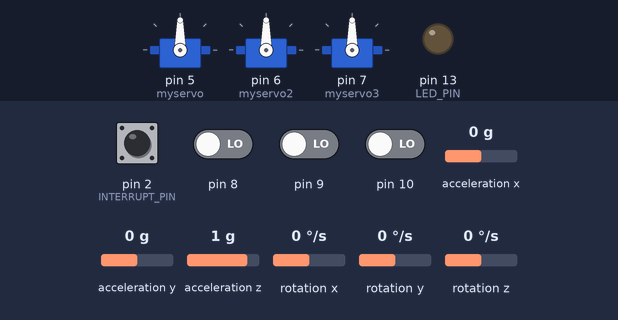
Bench run of a sketch on a simulated Arduino Uno, built with avr-gcc and run on an emulated ATmega328P. Parts: 3 × servo, output pins drawn as LEDs (lit = HIGH). Inputs (shaded band) come from the test bench; at power-on: pin 2 (INTERRUPT_PIN), pin 8–10 LOW, acceleration x 0 g, acceleration y 0 g, acceleration z 1 g, rotation x 0 °/s, rotation y 0 °/s, rotation z 0 °/s. The sensor or clock chip raises its interrupt line as the real part does; what the sketch prints to the serial monitor is not drawn.

Above: at 0.1 s.
At 0.7 s:
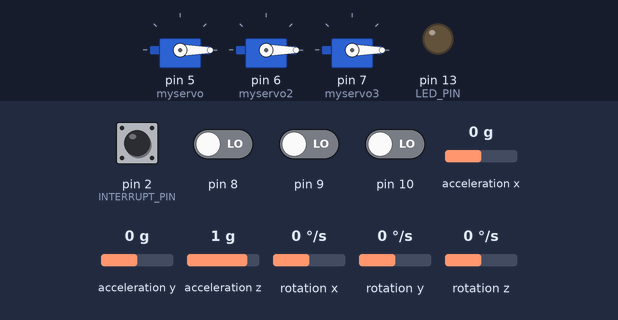
At 98.39 s:
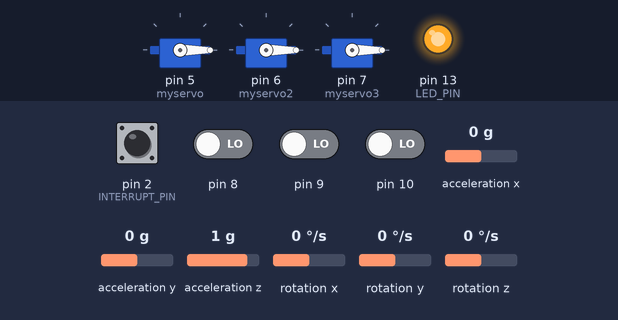
Timing chart, 0 to 98.7 s (numbered marks = the images above):
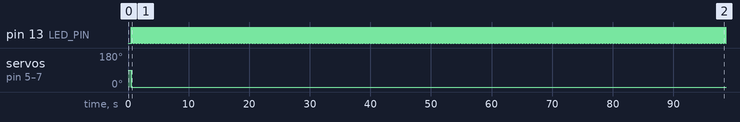

The sketch:

code.ino
```cpp
#include "I2Cdev.h"

#include "MPU6050_6Axis_MotionApps20.h"
//#include "MPU6050.h" // not necessary if using MotionApps include file

// Arduino Wire library is required if I2Cdev I2CDEV_ARDUINO_WIRE implementation
// is used in I2Cdev.h
#if I2CDEV_IMPLEMENTATION == I2CDEV_ARDUINO_WIRE
    #include "Wire.h"
#endif

#include <Servo.h>
byte last_channel_1, last_channel_2, last_channel_3, last_channel_4;
int receiver_input_1, receiver_input_2, receiver_input_3, receiver_input_4;
unsigned long timer_1, timer_2, timer_3, timer_4, current_time;
float channel = 1515;
float channel2 = 1485;
float channel3 = 1100;
float a,b,c,d,e,f;

Servo myservo;
Servo myservo2;// create servo object to control a servo
Servo myservo3;
// class default I2C address is 0x68
// specific I2C addresses may be passed as a parameter here
// AD0 low = 0x68 (default for SparkFun breakout and InvenSense evaluation board)
// AD0 high = 0x69
MPU6050 mpu;
//MPU6050 mpu(0x69); // <-- use for AD0 high

/* =========================================================================
   NOTE: In addition to connection 3.3v, GND, SDA, and SCL, this sketch
   depends on the MPU-6050's INT pin being connected to the Arduino's
   external interrupt #0 pin. On the Arduino Uno and Mega 2560, this is
   digital I/O pin 2.
 * ========================================================================= */

/* =========================================================================
   NOTE: Arduino v1.0.1 with the Leonardo board generates a compile error
   when using Serial.write(buf, len). The Teapot output uses this method.
   The solution requires a modification to the Arduino USBAPI.h file, which
   is fortunately simple, but annoying. This will be fixed in the next IDE
   release. For more info, see these links:

   http://arduino.cc/forum/index.php/topic,109987.0.html
   http://code.google.com/p/arduino/issues/detail?id=958
 * ========================================================================= */


// uncomment "OUTPUT_READABLE_QUATERNION" if you want to see the actual
// quaternion components in a [w, x, y, z] format (not best for parsing
// on a remote host such as Processing or something though)
//#define OUTPUT_READABLE_QUATERNION

// uncomment "OUTPUT_READABLE_EULER" if you want to see Euler angles
// (in degrees) calculated from the quaternions coming from the FIFO.
// Note that Euler angles suffer from gimbal lock (for more info, see
// http://en.wikipedia.org/wiki/Gimbal_lock)
//#define OUTPUT_READABLE_EULER

// uncomment "OUTPUT_READABLE_YAWPITCHROLL" if you want to see the yaw/
// pitch/roll angles (in degrees) calculated from the quaternions coming
// from the FIFO. Note this also requires gravity vector calculations.
// Also note that yaw/pitch/roll angles suffer from gimbal lock (for
// more info, see: http://en.wikipedia.org/wiki/Gimbal_lock)
#define OUTPUT_READABLE_YAWPITCHROLL

// uncomment "OUTPUT_READABLE_REALACCEL" if you want to see acceleration
// components with gravity removed. This acceleration reference frame is
// not compensated for orientation, so +X is always +X according to the
// sensor, just without the effects of gravity. If you want acceleration
// compensated for orientation, us OUTPUT_READABLE_WORLDACCEL instead.
//#define OUTPUT_READABLE_REALACCEL

// uncomment "OUTPUT_READABLE_WORLDACCEL" if you want to see acceleration
// components with gravity removed and adjusted for the world frame of
// reference (yaw is relative to initial orientation, since no magnetometer
// is present in this case). Could be quite handy in some cases.
//#define OUTPUT_READABLE_WORLDACCEL

// uncomment "OUTPUT_TEAPOT" if you want output that matches the
// format used for the InvenSense teapot demo
//#define OUTPUT_TEAPOT


#define INTERRUPT_PIN 2  // use pin 2 on Arduino Uno & most boards
#define LED_PIN 13 // (Arduino is 13, Teensy is 11, Teensy++ is 6)
#define SERVO_PIN 5// use pin 5 for servo control
bool blinkState = false;

// MPU control/status vars
bool dmpReady = false;  // set true if DMP init was successful
uint8_t mpuIntStatus;   // holds actual interrupt status byte from MPU
uint8_t devStatus;      // return status after each device operation (0 = success, !0 = error)
uint16_t packetSize;    // expected DMP packet size (default is 42 bytes)
uint16_t fifoCount;     // count of all bytes currently in FIFO
uint8_t fifoBuffer[64]; // FIFO storage buffer

// orientation/motion vars
Quaternion q;           // [w, x, y, z]         quaternion container
VectorInt16 aa;         // [x, y, z]            accel sensor measurements
VectorInt16 aaReal;     // [x, y, z]            gravity-free accel sensor measurements
VectorInt16 aaWorld;    // [x, y, z]            world-frame accel sensor measurements
VectorFloat gravity;    // [x, y, z]            gravity vector
float euler[3];         // [psi, theta, phi]    Euler angle container
float ypr[3];           // [yaw, pitch, roll]   yaw/pitch/roll container and gravity vector

// packet structure for InvenSense teapot demo
uint8_t teapotPacket[14] = { '$', 0x02, 0,0, 0,0, 0,0, 0,0, 0x00, 0x00, '\r', '\n' };


// ================================================================
// ===               INTERRUPT DETECTION ROUTINE                ===
// ================================================================

volatile bool mpuInterrupt = false;     // indicates whether MPU interrupt pin has gone high
void dmpDataReady() {
    mpuInterrupt = true;
}


// ================================================================
// ===                      INITIAL SETUP                       ===
// ================================================================

void setup() {

  PCICR |= (1 << PCIE0);                                                    //Set PCIE0 to enable PCMSK0 scan.
  PCMSK0 |= (1 << PCINT0);                                                  //Set PCINT0 (digital input 8) to trigger an interrupt on state change.
  PCMSK0 |= (1 << PCINT1);                                                  //Set PCINT1 (digital input 9)to trigger an interrupt on state change.
  PCMSK0 |= (1 << PCINT2);                                                  //Set PCINT2 (digital input 10)to trigger an interrupt on state change.
    myservo.attach(5);
    myservo.write(90);
 myservo2.attach(6);
    myservo2.write(90);
    myservo3.attach(7);
    myservo3.write(90);

    // join I2C bus (I2Cdev library doesn't do this automatically)
    #if I2CDEV_IMPLEMENTATION == I2CDEV_ARDUINO_WIRE
        Wire.begin();
        Wire.setClock(400000); // 400kHz I2C clock. Comment this line if having compilation difficulties
    #elif I2CDEV_IMPLEMENTATION == I2CDEV_BUILTIN_FASTWIRE
        Fastwire::setup(400, true);
    #endif

    // initialize serial communication
    // (115200 chosen because it is required for Teapot Demo output, but it's
    // really up to you depending on your project)
    Serial.begin(115200);
    while (!Serial); // wait for Leonardo enumeration, others continue immediately

    // NOTE: 8MHz or slower host processors, like the Teensy @ 3.3v or Ardunio
    // Pro Mini running at 3.3v, cannot handle this baud rate reliably due to
    // the baud timing being too misaligned with processor ticks. You must use
    // 38400 or slower in these cases, or use some kind of external separate
    // crystal solution for the UART timer.

    // initialize device
    Serial.println(F("Initializing I2C devices..."));
    mpu.initialize();
    pinMode(INTERRUPT_PIN, INPUT);

    // verify connection
    Serial.println(F("Testing device connections..."));
    Serial.println(mpu.testConnection() ? F("MPU6050 connection successful") : F("MPU6050 connection failed"));

    // wait for ready


    // load and configure the DMP
    Serial.println(F("Initializing DMP..."));
    devStatus = mpu.dmpInitialize();

    // supply your own gyro offsets here, scaled for min sensitivity
    mpu.setXGyroOffset(220);
    mpu.setYGyroOffset(76);
    mpu.setZGyroOffset(-85);
    mpu.setZAccelOffset(1788); // 1688 factory default for my test chip

    // make sure it worked (returns 0 if so)
    if (devStatus == 0) {
        // turn on the DMP, now that it's ready
        Serial.println(F("Enabling DMP..."));
        mpu.setDMPEnabled(true);

        // enable Arduino interrupt detection
        Serial.println(F("Enabling interrupt detection (Arduino external interrupt 0)..."));
        attachInterrupt(digitalPinToInterrupt(INTERRUPT_PIN), dmpDataReady, RISING);
        mpuIntStatus = mpu.getIntStatus();

        // set our DMP Ready flag so the main loop() function knows it's okay to use it
        Serial.println(F("DMP ready! Waiting for first interrupt..."));
        dmpReady = true;

        // get expected DMP packet size for later comparison
        packetSize = mpu.dmpGetFIFOPacketSize();
    } else {
        // ERROR!
        // 1 = initial memory load failed
        // 2 = DMP configuration updates failed
        // (if it's going to break, usually the code will be 1)
        Serial.print(F("DMP Initialization failed (code "));
        Serial.print(devStatus);
        Serial.println(F(")"));
    }

    // configure LED for output
    pinMode(LED_PIN, OUTPUT);
}


// ================================================================
// ===                    MAIN PROGRAM LOOP                     ===
// ================================================================

void loop() {
    // if programming failed, don't try to do anything
    if (!dmpReady) return;

    // wait for MPU interrupt or extra packet(s) available
    while (!mpuInterrupt && fifoCount < packetSize) {
        // other program behavior stuff here
        // .
        // .
        // .
        // if you are really paranoid you can frequently test in between other
        // stuff to see if mpuInterrupt is true, and if so, "break;" from the
        // while() loop to immediately process the MPU data
        // .
        // .
        // .
    }

    // reset interrupt flag and get INT_STATUS byte
    mpuInterrupt = false;
    mpuIntStatus = mpu.getIntStatus();

    // get current FIFO count
    fifoCount = mpu.getFIFOCount();

    // check for overflow (this should never happen unless our code is too inefficient)
    if ((mpuIntStatus & 0x10) || fifoCount == 1024) {
        // reset so we can continue cleanly
        mpu.resetFIFO();
        Serial.println(F("FIFO overflow!"));

    // otherwise, check for DMP data ready interrupt (this should happen frequently)
    } else if (mpuIntStatus & 0x02) {
        // wait for correct available data length, should be a VERY short wait
        while (fifoCount < packetSize) fifoCount = mpu.getFIFOCount();

        // read a packet from FIFO
        mpu.getFIFOBytes(fifoBuffer, packetSize);

        // track FIFO count here in case there is > 1 packet available
        // (this lets us immediately read more without waiting for an interrupt)
        fifoCount -= packetSize;

        #ifdef OUTPUT_READABLE_QUATERNION
            // display quaternion values in easy matrix form: w x y z
            mpu.dmpGetQuaternion(&q, fifoBuffer);
            Serial.print("quat\t");
            Serial.print(q.w);
            Serial.print("\t");
            Serial.print(q.x);
            Serial.print("\t");
            Serial.print(q.y);
            Serial.print("\t");
            Serial.println(q.z);
        #endif

        #ifdef OUTPUT_READABLE_EULER
            // display Euler angles in degrees
            mpu.dmpGetQuaternion(&q, fifoBuffer);
            mpu.dmpGetEuler(euler, &q);
            Serial.print("euler\t");
            Serial.print(euler[0] * 180/M_PI);
            Serial.print("\t");
            Serial.print(euler[1] * 180/M_PI);
            Serial.print("\t");
            Serial.println(euler[2] * 180/M_PI);
        #endif

        #ifdef OUTPUT_READABLE_YAWPITCHROLL
            // display Euler angles in degrees
            mpu.dmpGetQuaternion(&q, fifoBuffer);
            mpu.dmpGetGravity(&gravity, &q);
            mpu.dmpGetYawPitchRoll(ypr, &q, &gravity);
            Serial.print("ypr\t");
            Serial.print("\t");
            Serial.print(ypr[1] * 180/M_PI);
            //Output to servo


            Serial.print("\t");
            Serial.println(ypr[2] * 180/M_PI);

  Serial.print("Roll");
  if (receiver_input_1 - 1480 < 0)Serial.print("<<<");
  else if (receiver_input_1 - 1520 >0)Serial.print("<<<");
  else Serial.print("-+-");
  Serial.println(receiver_input_1);

  Serial.print("aux");
  if (receiver_input_2 - 1480 < 0)Serial.print("<<<");
  else if (receiver_input_2 - 1520 >0)Serial.print("<<<");
  else Serial.print("-+-");
  Serial.println(receiver_input_2);

  Serial.print("pitch");
  if (receiver_input_3 - 1480 < 0)Serial.print("<<<");
  else if (receiver_input_3 - 1520 >0)Serial.print("<<<");
  else Serial.print("-+-");
  Serial.println(receiver_input_3);

a = receiver_input_1;
b = (90+ (ypr[2] * 180/M_PI)/1.0);
c = receiver_input_2;
d = (90 - (ypr[1] * 180/M_PI)/1.0);
e = receiver_input_3;
f = 0;
 Serial.print("throttle-");Serial.print("\t"); Serial.print(b+((c-1100)/20));Serial.print("\t");
 Serial.print("throttle + transmitter");Serial.print("\t"); Serial.print(((a-channel)/8)+90+((c-1100)/20));Serial.print("\t");
 Serial.print("f-");Serial.print("\t");Serial.print(f);Serial.print("\t");


if (channel < a )
{
  myservo.write(((a-channel)/8)+90+((c-1100)/20));
  myservo2.write(((a-channel)/8)+90+((c-1100)/20));
  f = 0;
}
else if (channel2 > a )
{
  myservo.write(((a-channel2)/8)+90+((c-1100)/20));
  myservo2.write(((a-channel2)/8)+90+((c-1100)/20));
  f = 0;
}

else
{
  myservo.write(b+((c-1100)/20));
  myservo2.write(b+((c-1100)/20));
}

if (channel < e )
{
  myservo3.write(((e-channel)/8)+90);
}
else if (channel2 > e )
{
  myservo3.write(((e-channel2)/8)+90);
}

else
{
  myservo3.write(d+f);
}


        #endif

        #ifdef OUTPUT_READABLE_REALACCEL
            // display real acceleration, adjusted to remove gravity
            mpu.dmpGetQuaternion(&q, fifoBuffer);
            mpu.dmpGetAccel(&aa, fifoBuffer);
            mpu.dmpGetGravity(&gravity, &q);
            mpu.dmpGetLinearAccel(&aaReal, &aa, &gravity);
            Serial.print("areal\t");
            Serial.print(aaReal.x);
            Serial.print("\t");
            Serial.print(aaReal.y);
            Serial.print("\t");
            Serial.println(aaReal.z);
        #endif

        #ifdef OUTPUT_READABLE_WORLDACCEL
            // display initial world-frame acceleration, adjusted to remove gravity
            // and rotated based on known orientation from quaternion
            mpu.dmpGetQuaternion(&q, fifoBuffer);
            mpu.dmpGetAccel(&aa, fifoBuffer);
            mpu.dmpGetGravity(&gravity, &q);
            mpu.dmpGetLinearAccel(&aaReal, &aa, &gravity);
            mpu.dmpGetLinearAccelInWorld(&aaWorld, &aaReal, &q);
            Serial.print("aworld\t");
            Serial.print(aaWorld.x);
            Serial.print("\t");
            Serial.print(aaWorld.y);
            Serial.print("\t");
            Serial.println(aaWorld.z);
        #endif

        #ifdef OUTPUT_TEAPOT
            // display quaternion values in InvenSense Teapot demo format:
            teapotPacket[2] = fifoBuffer[0];
            teapotPacket[3] = fifoBuffer[1];
            teapotPacket[4] = fifoBuffer[4];
            teapotPacket[5] = fifoBuffer[5];
            teapotPacket[6] = fifoBuffer[8];
            teapotPacket[7] = fifoBuffer[9];
            teapotPacket[8] = fifoBuffer[12];
            teapotPacket[9] = fifoBuffer[13];
            Serial.write(teapotPacket, 14);
            teapotPacket[11]++; // packetCount, loops at 0xFF on purpose
        #endif

        // blink LED to indicate activity
        blinkState = !blinkState;
        digitalWrite(LED_PIN, blinkState);
    }
}
ISR(PCINT0_vect){
  current_time = micros();

   //Channel 1=========================================
  if(PINB & B00000001){                                                     //Is input 8 high?
    if(last_channel_1 == 0){                                                //Input 8 changed from 0 to 1.
      last_channel_1 = 1;                                                   //Remember current input state.
      timer_1 = current_time;                                               //Set timer_1 to current_time.
    }
  }
  else if(last_channel_1 == 1){                                             //Input 8 is not high and changed from 1 to 0.
    last_channel_1 = 0;                                                     //Remember current input state.
    receiver_input_1 = current_time - timer_1;                             //Channel 1 is current_time - timer_1.
  }

  //Channel 2=========================================
  if(PINB & B00000010 ){                                                    //Is input 9 high?
    if(last_channel_2 == 0){                                                //Input 9 changed from 0 to 1.
      last_channel_2 = 1;                                                   //Remember current input state.
      timer_2 = current_time;                                               //Set timer_2 to current_time.
    }
  }
  else if(last_channel_2 == 1){                                             //Input 9 is not high and changed from 1 to 0.
    last_channel_2 = 0;                                                     //Remember current input state.
    receiver_input_2 = current_time - timer_2;                             //Channel 2 is current_time - timer_2.
  }

  //Channel 3=========================================
  if(PINB & B00000100 ){                                                    //Is input 10 high?
    if(last_channel_3 == 0){                                                //Input 10 changed from 0 to 1.
      last_channel_3 = 1;                                                   //Remember current input state.
      timer_3 = current_time;                                               //Set timer_3 to current_time.
    }
  }
  else if(last_channel_3 == 1){                                             //Input 10 is not high and changed from 1 to 0.
    last_channel_3 = 0;                                                     //Remember current input state.
   receiver_input_3 = current_time - timer_3;                             //Channel 3 is current_time - timer_3.

  }
}
```

Measured:
- by itself, pin 13 (LED_PIN): alternates HIGH for 0.01 s and LOW for 0.01 s
- by itself, servo on pin 5 (myservo), servo on pin 6 (myservo2), servo on pin 7 (myservo3): 90° → 0° at 0.53 s
